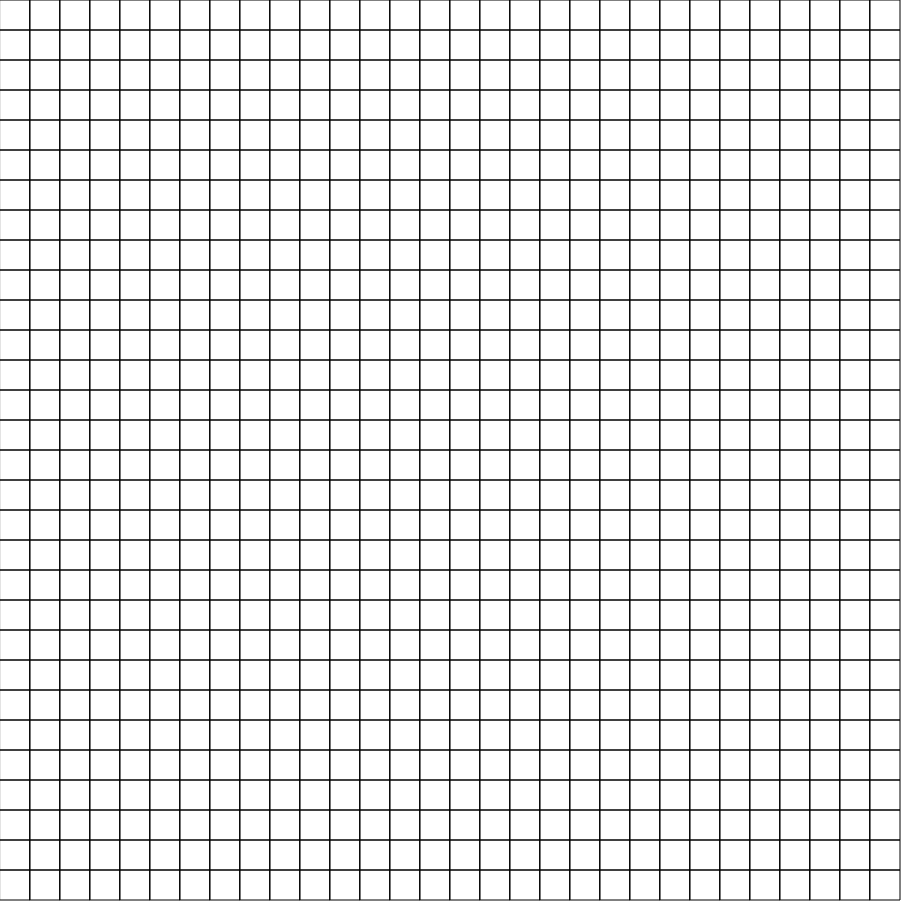
Frame 1 (no input)
Frame 60 (no input): identical to frame 1, image omitted
Frame 120 (the mouse pressed at the canvas centre since frame 60): identical to frame 1, image omitted

The p5.js sketch that drew this single still picture (run headless with seeded random() and noise() and a simulated clock; from frame 60 on, the mouse is pressed at the canvas centre):

// p5.js sketch
// ── sketch.js
let matrix_w = 30,
	matrix_h = 30,
	cell_w = 30,
	cell_h = 30,
	matrix = [],
	vis = [],
	found, start,
	startPoint = [0, 0],
	endPoint = [0, 0,]
	pointsSet = false, pointTurn = true
	adds = [[1, 0],[-1, 0],[0, 1],[0, -1]];
let iIndex, jIndex, queue;

function initGrid() {
	background(255);
	pointsSet = false, pointTurn = true, queue = [], found = false, start = false;
	for (let i = 0; i < matrix_h; i++) {
		matrix[i] = [];
		vis[i] = [];
		for (let j = 0; j < matrix_w; j++) {
			matrix[i][j] = '0';
			vis[i][j] = false;

			stroke(0);
			noFill();
			rect(j * cell_w, i * cell_w, cell_w, cell_h);
		}
	}
}

function setup() {
	createCanvas(matrix_w * cell_w + 20, matrix_h * cell_h + 20);
	initGrid();
	let startBtn = createButton("start");
	startBtn.mousePressed(() => {
		start = true;
		queue.push(startPoint);
		iIndex = startPoint[1], jIndex = startPoint[0];
		vis[iIndex][jIndex] = true;
		fill(100);
		rect(jIndex * cell_w, iIndex * cell_w, cell_w, cell_h);
	});
	let resetBtn = createButton("reset");
	resetBtn.mousePressed(() => {
		initGrid();
	});
}

function draw() {
	if (queue.length != 0 && start) {
		iIndex = queue[0][1], jIndex = queue[0][0];
		queue.shift();
		if (iIndex == endPoint[1] && jIndex == endPoint[0]) {
			fill(255, 0, 0);
			rect(jIndex * cell_w, iIndex * cell_w, cell_w, cell_h);
			found = true;
		}
		if (!found) {
			fill(100);
			rect(jIndex * cell_w, iIndex * cell_w, cell_w, cell_h);
			for (let i = 0; i < 4; i++) {
				let newI = iIndex + adds[i][0],
					newJ = jIndex + adds[i][1];
				if (newI >= 0 && newI < matrix_h && newJ >= 0 && newJ < matrix_w && matrix[newI][newJ] == '0') {
					if (!vis[newI][newJ]) {
						queue.push([newJ, newI]);
						vis[newI][newJ] = true;
					}
				}
			}
		}
	}
}
let prevx = -1, pprevx = -1;
let prevy = -1, pprevy = -1;

function mouseDragged() {
	let y = Math.floor(mouseY / cell_h),
		x = Math.floor(mouseX / cell_w);
	if ((x < 0 || x >= matrix_w) || (y < 0 || y >= matrix_h)) return;
	matrix[y][x] = '1';
	fill(0, 0, 255);
	rect(x * cell_w, y * cell_w, cell_w, cell_h);
}

function mouseClicked() {
	let y = Math.floor(mouseY / cell_h),
		x = Math.floor(mouseX / cell_w);
	if ((x < 0 || x >= matrix_w) || (y < 0 || y >= matrix_h) || matrix[y][x] == '1') return;
	if (pointTurn) {
		startPoint = [x, y];y
		pointTurn = false;
		fill(0, 255, 0);
		rect(x * cell_w, y * cell_w, cell_w, cell_h);
		if (prevx != -1) {
			fill(255);
			rect(prevx * cell_w, prevy * cell_w, cell_w, cell_h);
		}
		prevx = x, prevy = y;
	} else {
		endPoint = [x, y];
		pointTurn = true;
		pointsSet = true;
		fill(255, 0, 0);
		rect(x * cell_w, y * cell_w, cell_w, cell_h);
		if (pprevx != -1) {
			fill(255);
			rect(pprevx * cell_w, pprevy * cell_w, cell_w, cell_h);
		}
		pprevx = x, pprevy = y;
	}
}
